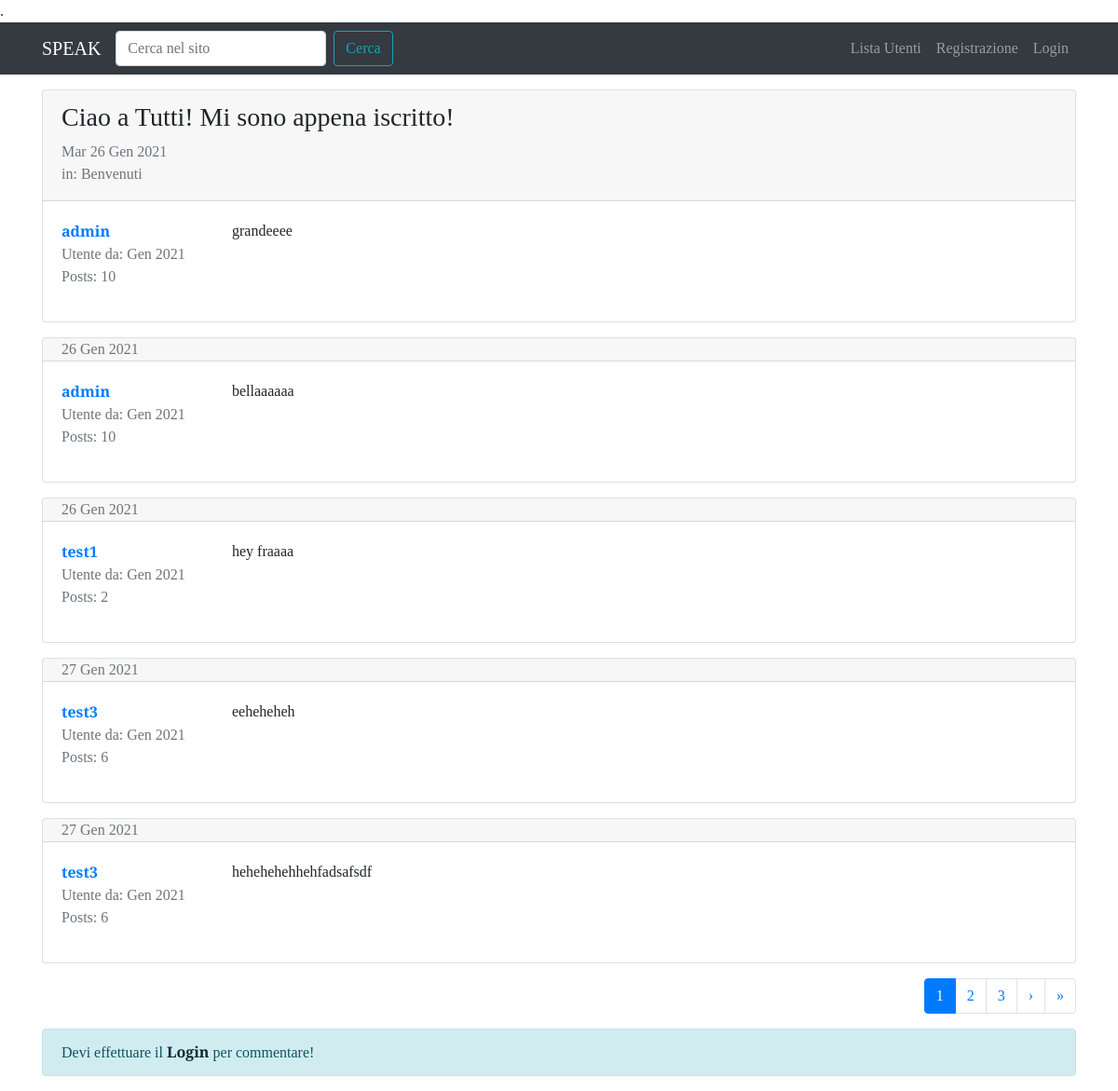
/forum/discussione/7/, run on the app's committed database.
### forum/models.py (models this page shows, shortened)
class Discussione(models.Model):
    titolo = models.CharField(max_length=120)
    data_creazione = models.DateTimeField(auto_now_add=True) # data viene inserita alla creazione
    autore_discussione = models.ForeignKey(User, on_delete=models.CASCADE, related_name="discussioni")
    sezione_appartenenza = models.ForeignKey(Sezione, on_delete=models.CASCADE)
    class Meta:
        verbose_name = "Discussione"
        verbose_name_plural = "Discussioni"

class Post(models.Model):
    autore_post = models.ForeignKey(User, on_delete=models.CASCADE, related_name="posts")
    contenuto = models.TextField()
    data_creazione = models.DateTimeField(auto_now_add=True)
    discussione = models.ForeignKey(Discussione, on_delete=models.CASCADE)
    class Meta:
        verbose_name = "Post"
        verbose_name_plural = "Posts"

class Sezione(models.Model):
    nome_sezione = models.CharField(max_length=80)
    descrizione = models.CharField(max_length=150, blank=True, null=True) # black e null permettono di lasciare vuoto qst campo, se desiderato
    logo_sezione = models.ImageField(blank=True, null=True)
    def __str__(self):
        return self.nome_sezione
    class Meta:
        verbose_name = "Sezione"
        verbose_name_plural = "Sezioni"

### forum/views.py (the view)
# urls.py: path('discussione/<int:pk>/', views.visualizza_discussione, name="visualizza_discussione"),
def visualizza_discussione(request, pk):
    discussione = get_object_or_404(Discussione, pk=pk)
    posts_discussione = Post.objects.filter(discussione=discussione)
    paginator = Paginator(posts_discussione, 5)
    page = request.GET.get("pagina") # prendo il valore della pagina corrispondente, dalla barra degli URL tramite GET
    posts = paginator.get_page(page) # chiamo il metodo get_page dell'istanza paginator a cui passo la pagina in cui ci troviamo
    form_commento = PostModelForm() # aggiungo il Form dei commenti, per visualizzarlo nella discussione ("pagina" è il nome dato da noi)
    context = {
                "discussione": discussione,
                "posts_discussione": posts,
                "form_commento": form_commento}
    return render(request, "forum/singola_discussione.html", context)

### forum/forms.py
class PostModelForm(forms.ModelForm): # Form per creare i commenti (che sono cmq Post) in usa discussione
    class Meta:
        model = Post
        fields = ["contenuto"]
        widgets = {
            "contenuto": forms.Textarea(attrs={"rows": 5})
        }
        labels = {
            "contenuto": "Messaggio"
        }

### forum/templates/forum/singola_discussione.html (shortened to what this page needs)
{% extends 'base.html' %}
{% block content %}
    {% for post in posts_discussione %}
        <div class="card my-3">
            {% if forloop.first and not "pagina" in request.get_full_path %}
            <div class="card-header pb-0">
                <h3>{{ discussione.titolo }}</h3>
                <p class="text-muted">{{ discussione.data_creazione|date:"D d M Y" }}
                <br>in: {{ discussione.sezione_appartenenza }}</p>
            </div>
            {% else %}
                <div class="card-header py-0">
                    <span class="text-muted mb-0">{{ post.data_creazione|date:"d M Y" }}</span>
                </div>
            {% endif %}
            <div class="card-body">
                <div class="row">
                    <div class="col-xl-2 col-4">
                        <p class="mb-0"><a href="{% url 'user_profile' username=post.autore_post.username %}"><strong>{{ post.autore_post }}</strong></a></p>
                        <p class="text-muted mb-0">Utente da: {{ post.autore_post.date_joined|date:"M Y" }}</p>
                        <p class=" text-muted">Posts: {{ post.autore_post.posts.count }}</p>
                    </div>
                    <div class="col-xl-10 col-8">
                        <p class="my-0">{{ post.contenuto|linebreaks }}</p>
                    </div>
                </div>
            </div>
        </div>
    {% endfor %}
    <nav aria-label="Pagination">
        <ul class="pagination justify-content-end">
        {% if posts_discussione.paginator.num_pages > 1 %}
            {% for i in posts_discussione.paginator.page_range %}
                {% if posts_discussione.number == i %}
                    <li class="page-item active"><span class="page-link">{{ i }} <span class="sr-only">(current)</span></span></li>
                {% else %}
                    <li class="page-item"><a class="page-link" href="?pagina={{ i }}">{{ i }}</a></li>
                {% endif %}
            {% endfor %}
        {% endif %}
        {% if posts_discussione.has_next %}
            <li class="page-item"><a class="page-link" href="?pagina={{ posts_discussione.next_page_number }}">&rsaquo;</a></li>
            <li class="page-item"><a class="page-link" href="?pagina={{ posts_discussione.paginator.num_pages }}">&raquo;</a></li>
        {% endif %}
        </ul>
      </nav>
    {% if request.user.is_authenticated %}
        {% include 'forum/form_commento.html' %}
    {% else %}
        <div class="alert alert-info" role="alert">
            Devi effettuare il <a href="{% url 'login' %}?next={{ request.get_full_path }}" class="alert-link">Login</a> per commentare!
        </div>
    {% endif %}
{% endblock content %}

### static-storage/css/speak.css (style rules this page uses)
body { font-family: 'Slabo 27px', serif; }

### data on the page
Post: autore_post "admin", autore_post.date_joined "Gen 2021", autore_post.posts.count "10", contenuto "grandeeee"
Discussione: titolo "Ciao a Tutti! Mi sono appena iscritto!", data_creazione "Mar 26 Gen 2021", sezione_appartenenza "Benvenuti"
Post: data_creazione "26 Gen 2021", autore_post "admin", autore_post.date_joined "Gen 2021", autore_post.posts.count "10", contenuto "bellaaaaaa"
Post: data_creazione "26 Gen 2021", autore_post "test1", autore_post.date_joined "Gen 2021", autore_post.posts.count "2", contenuto "hey fraaaa"
Post: data_creazione "27 Gen 2021", autore_post "test3", autore_post.date_joined "Gen 2021", autore_post.posts.count "6", contenuto "eeheheheh"
Post: data_creazione "27 Gen 2021", autore_post "test3", autore_post.date_joined "Gen 2021", autore_post.posts.count "6", contenuto "hehehehehhehfadsafsdf"

### other printed values
{{ i }} "1"
{{ i }} "2" "3"
